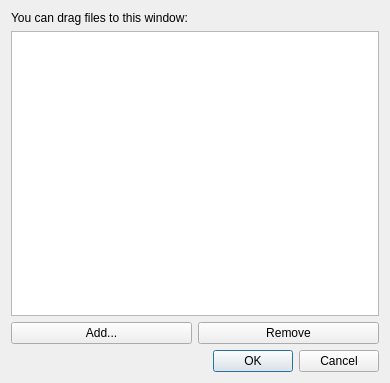
<?xml version="1.0" encoding="UTF-8"?>
<ui version="4.0">
 <class>SelectFilesDialog</class>
 <widget class="QDialog" name="SelectFilesDialog">
  <property name="geometry">
   <rect>
    <x>0</x>
    <y>0</y>
    <width>390</width>
    <height>383</height>
   </rect>
  </property>
  <property name="acceptDrops">
   <bool>true</bool>
  </property>
  <property name="windowTitle">
   <string>Select File(s) to be Sent</string>
  </property>
  <layout class="QVBoxLayout" name="verticalLayout">
   <item>
    <widget class="QLabel" name="instructionLabel">
     <property name="text">
      <string>You can drag files to this window:</string>
     </property>
    </widget>
   </item>
   <item>
    <widget class="QListView" name="filesListView">
     <property name="editTriggers">
      <set>QAbstractItemView::NoEditTriggers</set>
     </property>
     <property name="selectionMode">
      <enum>QAbstractItemView::ExtendedSelection</enum>
     </property>
    </widget>
   </item>
   <item>
    <layout class="QHBoxLayout" name="horizontalLayout">
     <item>
      <widget class="QPushButton" name="addButton">
       <property name="text">
        <string>Add...</string>
       </property>
      </widget>
     </item>
     <item>
      <widget class="QPushButton" name="removeButton">
       <property name="text">
        <string>Remove</string>
       </property>
      </widget>
     </item>
    </layout>
   </item>
   <item>
    <widget class="QDialogButtonBox" name="buttonBox">
     <property name="orientation">
      <enum>Qt::Horizontal</enum>
     </property>
     <property name="standardButtons">
      <set>QDialogButtonBox::Cancel|QDialogButtonBox::Ok</set>
     </property>
    </widget>
   </item>
  </layout>
 </widget>
 <resources/>
 <connections>
  <connection>
   <sender>buttonBox</sender>
   <signal>accepted()</signal>
   <receiver>SelectFilesDialog</receiver>
   <slot>accept()</slot>
   <hints>
    <hint type="sourcelabel">
     <x>248</x>
     <y>254</y>
    </hint>
    <hint type="destinationlabel">
     <x>157</x>
     <y>274</y>
    </hint>
   </hints>
  </connection>
  <connection>
   <sender>buttonBox</sender>
   <signal>rejected()</signal>
   <receiver>SelectFilesDialog</receiver>
   <slot>reject()</slot>
   <hints>
    <hint type="sourcelabel">
     <x>316</x>
     <y>260</y>
    </hint>
    <hint type="destinationlabel">
     <x>286</x>
     <y>274</y>
    </hint>
   </hints>
  </connection>
 </connections>
</ui>
